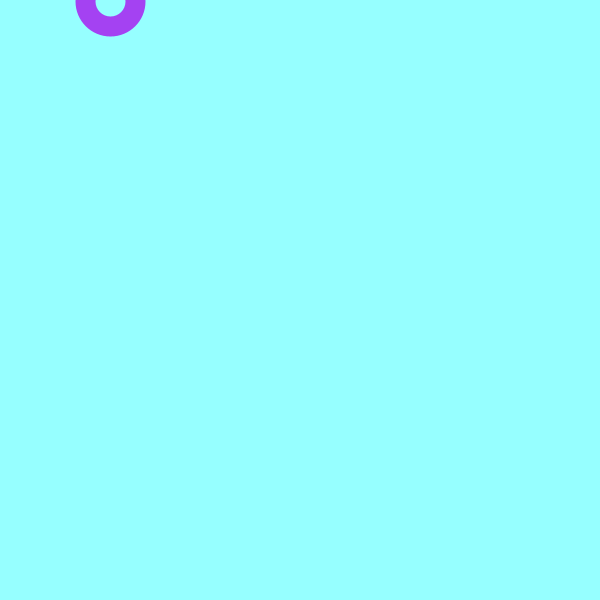
Frame 1 (no input)
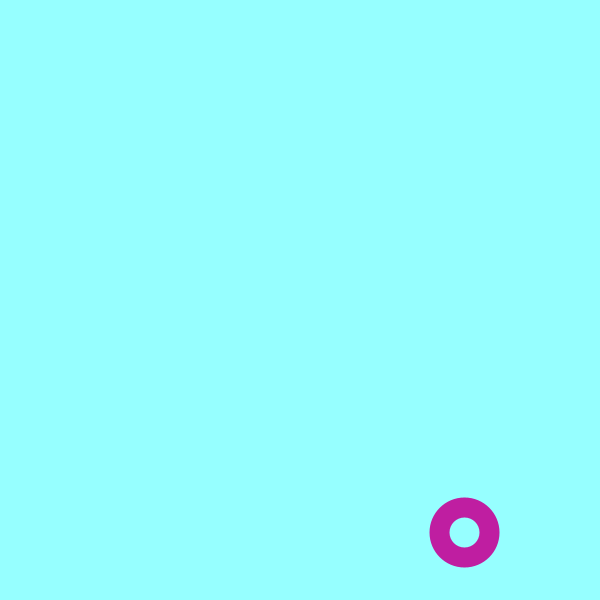
Frame 60 (the mouse pressed at the canvas centre just before this capture)
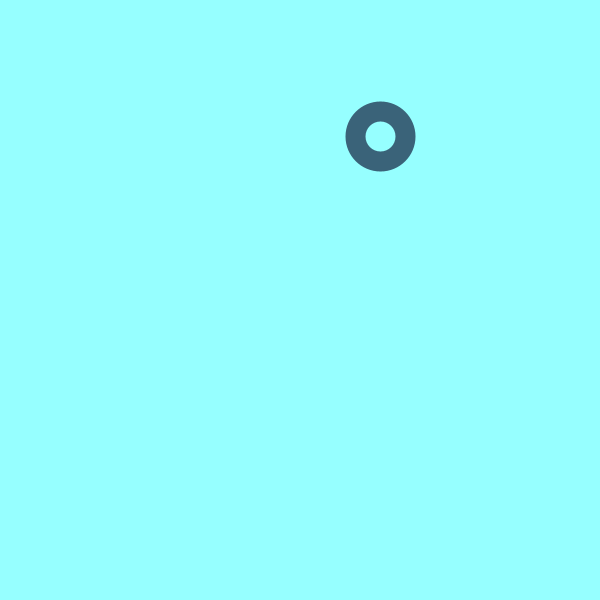
Frame 120 (the mouse held since frame 60 and released just before this capture)

The Processing sketch that drew these frames (run headless with seeded random() and noise(); from frame 60 on, the mouse is pressed at the canvas centre):

// Processing sketch: processing_90364
// ── processing_90364.pde

int xPos=110;
int yPos=1;
int xCount=6;
int yCount=5;

void setup (){
  frameRate(1500);
  size(600,600);
  smooth();
}
void draw(){
 
    stroke(random(0,255),random(0,255),random(0,255));
    background(150,255,255);
    strokeWeight(20);
    noFill();
    ellipse(xPos,yPos,50,50);
    
    xPos= xPos +xCount;//incex x postion by 1
    if(xPos >= 600 || xPos <= 0){
      if (mousePressed);
      xCount=-xCount;//reverses when hits far edge
    }
    yPos=round(yPos+(yCount*1.8)); //index y postion by 1
      if(yPos>= 600 || yPos<=0){
        yCount=-yCount;// reverses when hit on bottom
      }
      
  }
